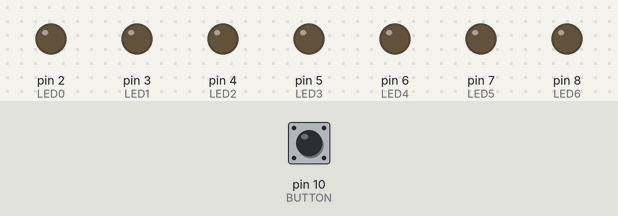
Bench run of a sketch on a simulated Arduino Uno, built with avr-gcc and run on an emulated ATmega328P. Shown: output pins drawn as LEDs (lit = HIGH). The test bench sets the inputs (shaded band); at power-on: pin 10 (BUTTON) LOW.

Above: at 1.2 s.
1.3 s: pin 10 (BUTTON) pulled HIGH for 0.15 s
At 1.6 s:
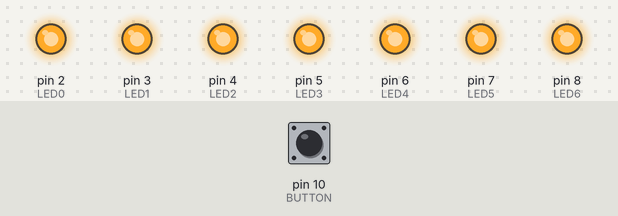
2.9 s: pin 10 (BUTTON) pulled HIGH for 1 s
At 4.1 s:
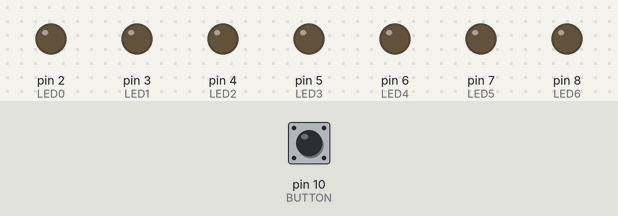
5.4 s: pin 10 (BUTTON) pulled HIGH for 3.2 s
At 6.0 s:
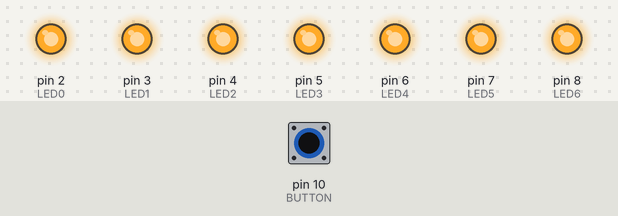
Timing chart, 0 to 8.4 s (numbered marks = the images above; inputs shaded):
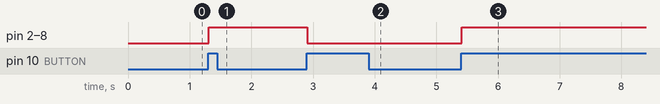

Measured:
- after the input at 1.3 s, pin 2 (LED0), pin 3 (LED1), pin 4 (LED2), pin 5 (LED3), pin 6 (LED4), pin 7 (LED5), pin 8 (LED6): LOW → HIGH at once
- after the input at 2.9 s, pin 2 (LED0), pin 3 (LED1), pin 4 (LED2), pin 5 (LED3), pin 6 (LED4), pin 7 (LED5), pin 8 (LED6): HIGH → LOW at once
- after the input at 5.4 s, pin 2 (LED0), pin 3 (LED1), pin 4 (LED2), pin 5 (LED3), pin 6 (LED4), pin 7 (LED5), pin 8 (LED6): LOW → HIGH at once

The sketch:

SwitchButton_LEDs.ino
```cpp
const int LED0 = 2;
const int LED1 = 3;
const int LED2 = 4;
const int LED3 = 5;
const int LED4 = 6;
const int LED5 = 7;
const int LED6 = 8;
const int BUTTON = 10;

int val = 0; // state of input pin
int old_val = 0; // previous value of val
int state = 0; // state of LED (1 = on)

void setup() {
  // put your setup code here, to run once:
  pinMode(LED0, OUTPUT);
  pinMode(LED1, OUTPUT);
  pinMode(LED2, OUTPUT);
  pinMode(LED3, OUTPUT);
  pinMode(LED4, OUTPUT);
  pinMode(LED5, OUTPUT);
  pinMode(LED6, OUTPUT);
  pinMode(BUTTON, INPUT);

}

void loop() {
  // put your main code here, to run repeatedly:
  val = digitalRead(BUTTON);

  if ((val == HIGH) && (old_val == LOW)) {
    state = 1 - state;
    delay(10);
  }

  old_val = val;

  if (state == 1) {
    digitalWrite(LED0, HIGH);
    digitalWrite(LED1, HIGH);
    digitalWrite(LED2, HIGH);
    digitalWrite(LED3, HIGH);
    digitalWrite(LED4, HIGH);
    digitalWrite(LED5, HIGH);
    digitalWrite(LED6, HIGH);
  } else {
    digitalWrite(LED0, LOW);
    digitalWrite(LED1, LOW);
    digitalWrite(LED2, LOW);
    digitalWrite(LED3, LOW);
    digitalWrite(LED4, LOW);
    digitalWrite(LED5, LOW);
    digitalWrite(LED6, LOW);
  }

}
```
